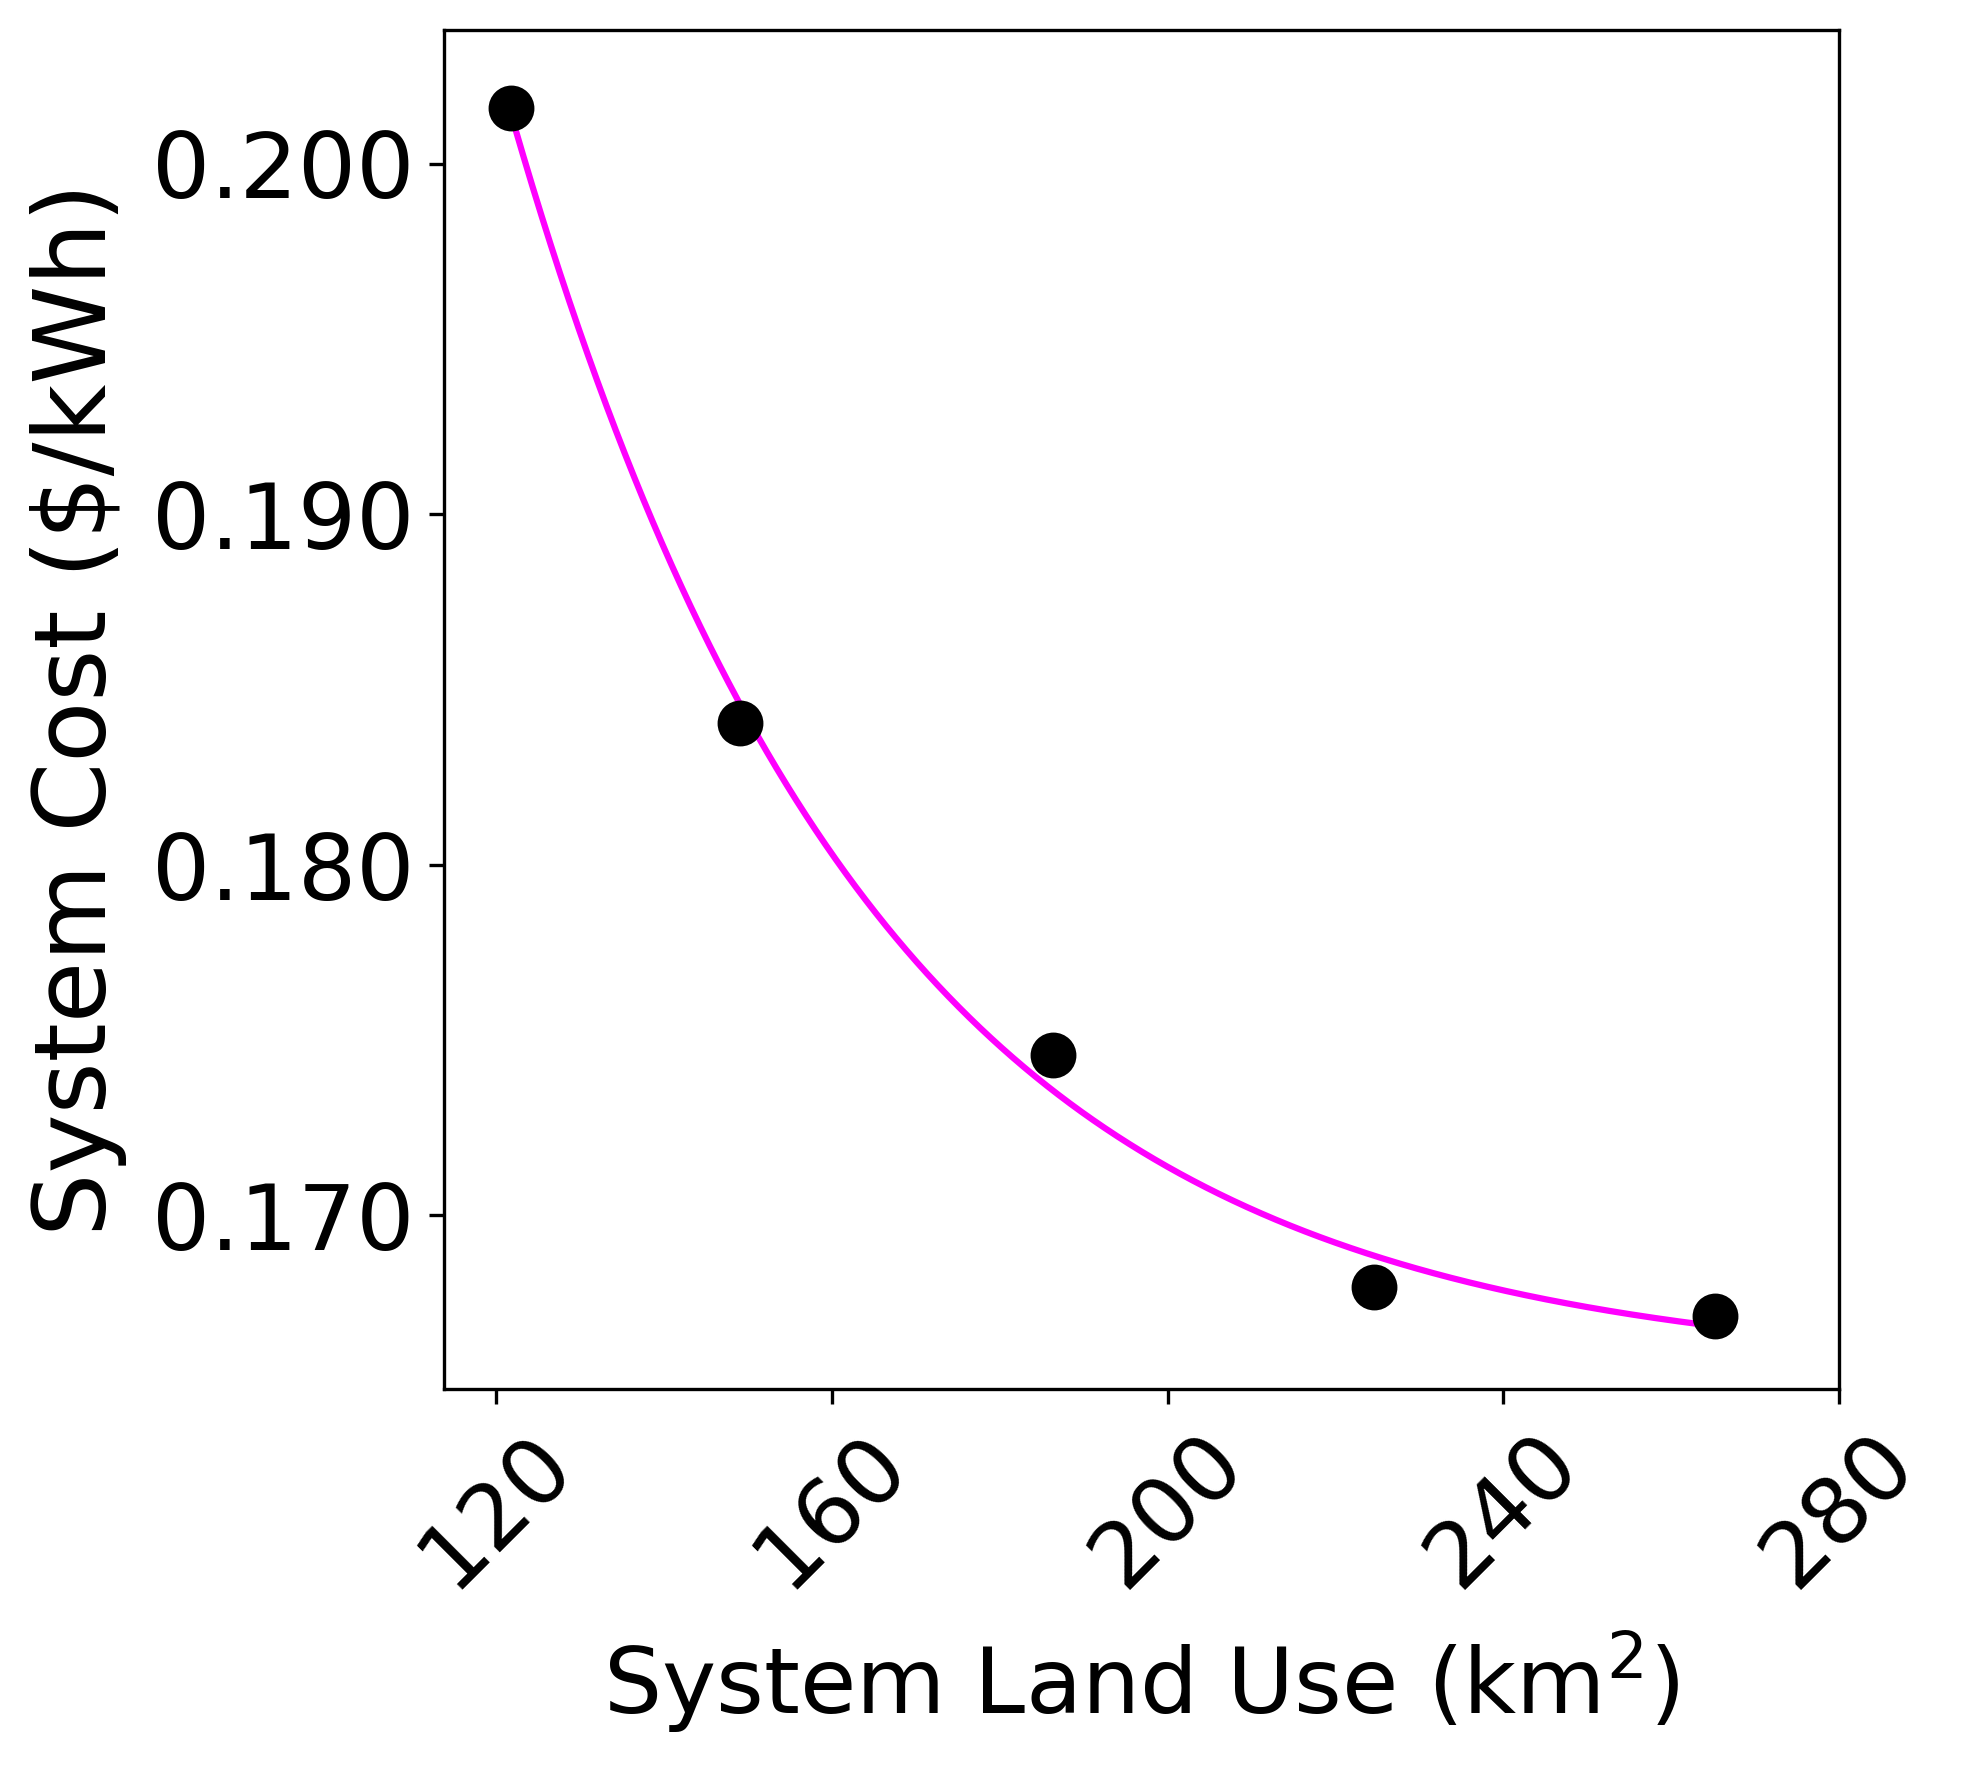

Python code for this plot:
'''This code will plot land use vs cost of electricity for systems with and without HES as wind capacity is constrained'''

from __future__ import division
import numpy as np
from os import listdir
import os
import pickle
import matplotlib.pyplot as plt
import matplotlib.pylab as pylab
import matplotlib.gridspec as gridspec
import matplotlib.ticker as ticker

import datetime
from matplotlib.dates import drange
from matplotlib.ticker import FormatStrFormatter
import pandas as pd

solar_q = 'orange'
wind_q = 'blue'
pgp_q = 'pink'
batt_q = 'purple'
electrolysis_q = 'gray'
fuelcell_q = 'green'

#Input paths
yes_hes_0 = '/Users/Dominic/Desktop/13-6-23 Rerun/Figure S Something4 - Decreasing Land Use/Yes PGP/Outputs/dec_land_use_no_normal_yes_PGP_0wind_output.pickle'
yes_hes_25 = '/Users/Dominic/Desktop/13-6-23 Rerun/Figure S Something4 - Decreasing Land Use/Yes PGP/Outputs/dec_land_use_no_normal_yes_PGP_25wind_output.pickle'
yes_hes_50 = '/Users/Dominic/Desktop/13-6-23 Rerun/Figure S Something4 - Decreasing Land Use/Yes PGP/Outputs/dec_land_use_no_normal_yes_PGP_50wind_output.pickle'
yes_hes_75 = '/Users/Dominic/Desktop/13-6-23 Rerun/Figure S Something4 - Decreasing Land Use/Yes PGP/Outputs/dec_land_use_no_normal_yes_PGP_75wind_output.pickle'
yes_hes_100 = '/Users/Dominic/Desktop/13-6-23 Rerun/Figure S Something4 - Decreasing Land Use/Yes PGP/Outputs/dec_land_use_no_normal_yes_PGP_100wind_output.pickle'

#Get land use

#Get costs
sys_costs_yes_HES = []
list2 = [yes_hes_0, yes_hes_25, yes_hes_50, yes_hes_75, yes_hes_100]
for path in list2:
    with open(path, 'rb') as f:
        data = pickle.load(f)
        case_results = data['case results']
        spending = case_results['system cost [$/h]']
        sys_costs_yes_HES = np.append(sys_costs_yes_HES, spending)

sys_costs_yes_HES = sys_costs_yes_HES/1000/646.834331165537 #convert to $/kWh
print(sys_costs_yes_HES)

#Get land use
combo_wind_solar_yes_HES = np.array([])
wind_arr_yes_HES = np.array([])
battery_arr_yes_HES = np.array([])
h2store_arr_yes_HES = np.array([])
fuelcell_arr_yes_HES = np.array([])
electrolyzer_arr_yes_HES = np.array([])


with open(yes_hes_0, 'rb') as f:
    data1 = pickle.load(f)
    component_results = data1['component results']
    capacity = component_results['Optimal Capacity [MW]']
    generator = capacity['Generator']
    solar = generator['solar']
    batt = capacity['StorageUnit']
    battery = batt['battery']
    h2 = capacity['Store']
    h2store = h2['h2_storage']
    cell = capacity['Link']
    fuelcell = cell['fuel_cell']
    electrolyzer = cell['electrolysis']
    wind = 0
     

    '''
    #Account for the fact that 3965.3305 MW solar can be built on existing developments, thus taking up no more land
    solar = solar - 3965.3305
    if solar < 0:
        solar = 0
    
    
    #Account for the fact that (1/8.112107623) MW of wind can be built per MW of solar, since turbines can be built on the same land as PV
    if solar > 0:
        wind = wind - (solar/8.112107623)
    else:
        wind = wind
    '''
    combo_wind_solar_yes_HES = np.append(combo_wind_solar_yes_HES, solar)
    wind_arr_yes_HES = np.append(wind_arr_yes_HES, wind)
    battery_arr_yes_HES = np.append(battery_arr_yes_HES, battery)
    h2store_arr_yes_HES = np.append(h2store_arr_yes_HES, h2store)
    fuelcell_arr_yes_HES = np.append(fuelcell_arr_yes_HES, fuelcell)
    electrolyzer_arr_yes_HES = np.append(electrolyzer_arr_yes_HES, electrolyzer)
    

yesHES = [yes_hes_25, yes_hes_50, yes_hes_75, yes_hes_100]
for yes_pgp in yesHES:
    with open(yes_pgp, 'rb') as f:
        data1 = pickle.load(f)
        component_results = data1['component results']
        capacity = component_results['Optimal Capacity [MW]']
        generator = capacity['Generator']
        wind = generator['wind']
        solar = generator['solar']
        batt = capacity['StorageUnit']
        battery = batt['battery']
        h2 = capacity['Store']
        h2store = h2['h2_storage']
        cell = capacity['Link']
        fuelcell = cell['fuel_cell']
        electrolyzer = cell['electrolysis']

        '''
        #Account for the fact that 3965.3305 MW solar can be built on existing developments, thus taking up no more land
        solar = solar - 3965.3305
        if solar < 0:
            solar = 0
        
        
        #Account for the fact that (1/8.112107623) MW of wind can be built per MW of solar, since turbines can be built on the same land as PV
        if solar > 0:
            wind = wind - (solar/8.112107623)
        else:
            wind = wind
        '''
        combo_wind_solar_yes_HES = np.append(combo_wind_solar_yes_HES, solar)
        wind_arr_yes_HES = np.append(wind_arr_yes_HES, wind)
        battery_arr_yes_HES = np.append(battery_arr_yes_HES, battery)
        h2store_arr_yes_HES = np.append(h2store_arr_yes_HES, h2store)
        fuelcell_arr_yes_HES = np.append(fuelcell_arr_yes_HES, fuelcell)
        electrolyzer_arr_yes_HES = np.append(electrolyzer_arr_yes_HES, electrolyzer)

full_wind_space_yes_HES = np.array([])
full_wind_space_yes_HES = (wind_arr_yes_HES*(0.1809))
print('full wind space needed',full_wind_space_yes_HES)
    #Append the value of sys_land to sys_land_use
    #sys_land_use = np.append(sys_land_use, sys_land)
wind_arr_yes_HES = (wind_arr_yes_HES*(0.1809*0.02))
combo_wind_solar_yes_HES = (combo_wind_solar_yes_HES*0.0223)
battery_arr_yes_HES = (battery_arr_yes_HES*0.0000249)
h2store_arr_yes_HES = (h2store_arr_yes_HES*0.0000267)
electrolyzer_arr_yes_HES = (electrolyzer_arr_yes_HES*0.0000250)
fuelcell_arr_yes_HES = (fuelcell_arr_yes_HES*0.0000198)

total_land_yes_HES = np.array([])
total_land_yes_HES = full_wind_space_yes_HES + combo_wind_solar_yes_HES + battery_arr_yes_HES + h2store_arr_yes_HES + electrolyzer_arr_yes_HES + fuelcell_arr_yes_HES
print('total land yes HES',total_land_yes_HES)

#==============================================================================
#Plot
#==============================================================================

fig, ax = plt.subplots(figsize=(6, 6))
#ax.plot(total_land, sys_costs, 'o', color='black', label='No HES', markersize=10)


#Plot the exponential fit
x = np.array(total_land_yes_HES)
y = np.array(sys_costs_yes_HES)
from scipy.optimize import curve_fit
# Define the function to fit
def exp_func(x, a, b, c):
    return a * (1 + np.exp(-b * x)) + c
# Fit the curve to the function
popt, pcov = curve_fit(exp_func, x, y, p0=[0.148,0.002,0]) #p0 is initial guess. Used wolfram alpha widget to get good inital guess of function values
# Print the parameters of the fitted function
print(f"Parameters: a={popt[0]:.3f}, b={popt[1]:.3f}, c={popt[2]:.3f}")

from sklearn.metrics import r2_score
y_pred = exp_func(x, *popt)
r_squared = r2_score(y, y_pred)
print(f"R-squared: {r_squared:.6f}")

xfit = np.linspace(121, 266, 5000)
yfit = exp_func(xfit, *popt)
ax.plot(xfit, yfit, label=r'$y=0.105*(1+e^{-0.002x}) - 0.001$  |  $R^2 = 0.9979}$', color='magenta') #manually update should inputs change. I couldn't figure out how to use f notation while starting text with Latex

ax.plot(total_land_yes_HES, sys_costs_yes_HES, 'o', color='black',markersize=10)


plt.ylabel('System Cost ($/kWh)',labelpad = 6)

plt.xlabel(r'System Land Use (km$^2$)',labelpad = 6)

ax.yaxis.label.set_fontsize(24)
ax.xaxis.label.set_fontsize(22)

#make x and y axis text fontsize 14
for item in (ax.get_xticklabels() + ax.get_yticklabels()):
    item.set_fontsize(22)
plt.xticks(rotation=45)    

#plt.legend(fontsize=12, loc='upper right')
ax.yaxis.set_major_formatter(FormatStrFormatter('%.3f'))
plt.tick_params(axis='y', which='both', left='on', labelleft='on')
ax.set_title('System Cost vs Land Use', y=1)
ax.title.set_fontsize(26)

plt.savefig('C:\\Users\\Dominic\\desktop\\Oahu Results\\Land use wind constraints v system cost yes hes.png', dpi=300, bbox_inches='tight')
plt.show()
